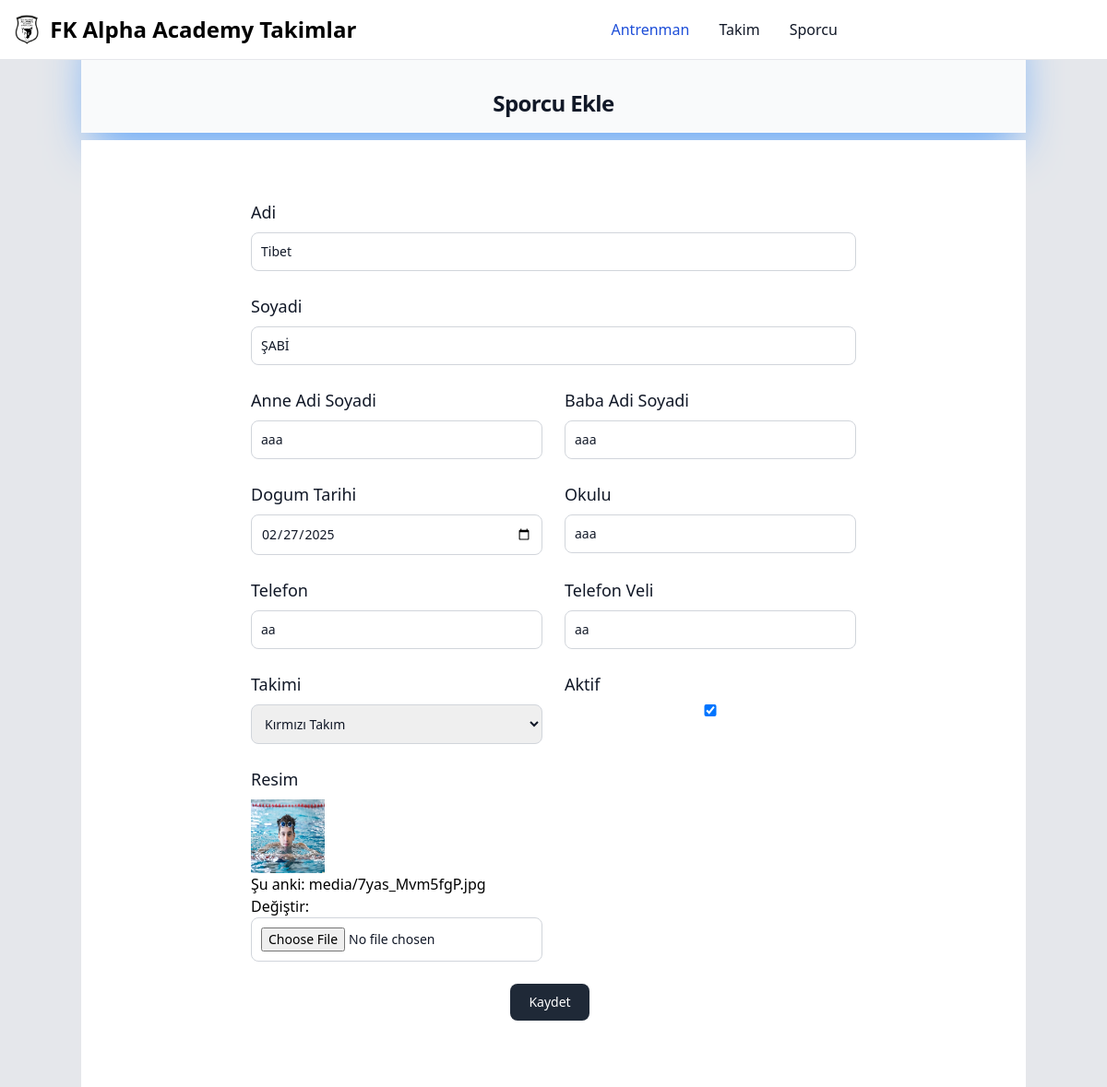
Before: /takim/sporcu_guncelle/5/ (signed in) with the older database file.
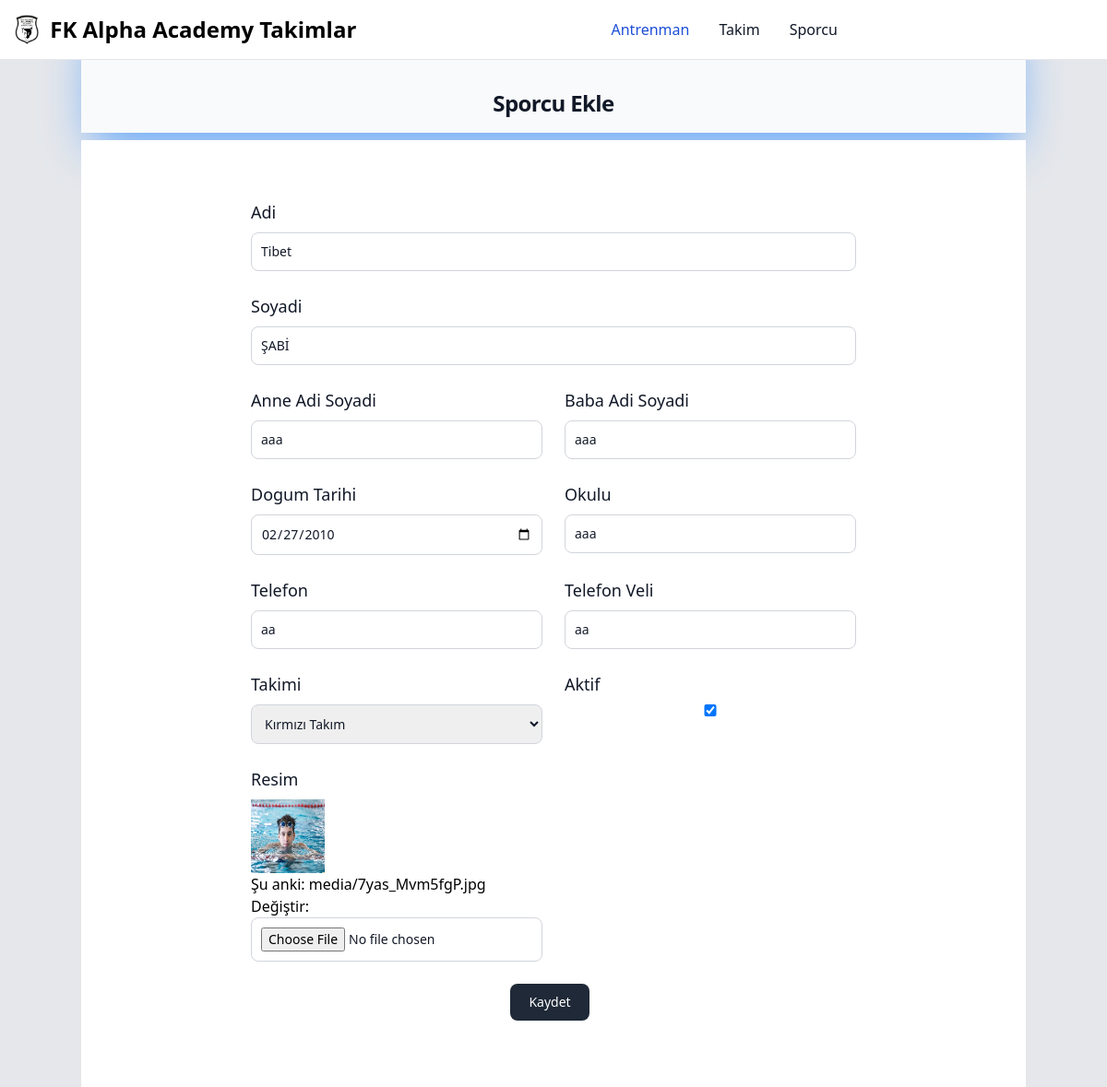
After: the same page with the newer database file.
### takim/models.py (models this page shows, shortened)
class Sporcu (models.Model):
    adi=models.CharField(max_length=30)
    soyadi=models.CharField(max_length=30)
    anne=models.CharField(max_length=30)
    baba=models.CharField(max_length=30)
    cinsiyet=models.CharField(max_length=30,choices=CINSIYET)
    dogum_tarihi=models.DateField()
    okulu=models.CharField(max_length=30)
    resim=models.ImageField(upload_to='media/')
    telefon=models.CharField(max_length=10)
    telefon_veli=models.CharField(max_length=10)
    aktif=models.BooleanField(default=True)
    takim=models.ForeignKey(Takim,on_delete=models.CASCADE)
    uuid=models.UUIDField(default=uuid.uuid4, editable=False, unique=True)

### takim/views.py (the view, shortened to what this page needs)
# urls.py: path('sporcu_guncelle/<int:id>/',sporcu_guncelle,name='sporcu_guncelle'),
@login_required
def sporcu_guncelle(request,id):
    sporcu = get_object_or_404(Sporcu, id = id)
    form = FormSporcu(instance = sporcu)
    return render(request, "sporcu_ekle.html", {'form':form,'sporcu':sporcu})

### takim/forms.py
class FormSporcu(forms.ModelForm):
   class Meta:
       model = Sporcu
       fields = '__all__'
       widgets = {
            'dogum_tarihi': forms.DateInput(format=('%Y-%m-%d'), attrs={'class':'form-control', 'placeholder':'Select Date','type': 'date'})
        }
   def __init__(self, *args, **kwargs):
        super(FormSporcu, self).__init__(*args, **kwargs)
        for visible in self.visible_fields():
            visible.field.widget.attrs['class'] = add_class

### takim/models.py (called while the page is built)
    def __str__(self):
        return self.adi

### takim/templates/sporcu_ekle.html (shortened to what this page needs)
{% extends "_base_takim.html" %}
{% block content %}
<div class=" mb-2 bg-gray-50 justify-center text-center pt-20 shadow-2xl shadow-blue-400">
    <h2 class="py-4 text-center  text-2xl tracking-tight font-bold text-gray-900 dark:text-white">Sporcu Ekle</h2>
</div>
<section class="bg-white dark:bg-gray-900">
    <div class="py-2 px-2 mx-auto max-w-2xl lg:py-16">
        <form method="post" enctype="multipart/form-data">
            <div class="grid gap-4 sm:grid-cols-2 sm:gap-6">
                <div class="sm:col-span-2">
                    <label for="name" class="block mb-2 text-lg font-medium text-gray-900 dark:text-white"> Adi</label>
                    {{ form.adi }}
                </div>
                <div class="sm:col-span-2">
                    <label for="name" class="block mb-2 text-lg font-medium text-gray-900 dark:text-white"> Soyadi</label>
                    {{ form.soyadi }}
                </div>
                <div class="w-full">
                    <label for="name" class="block mb-2 text-lg font-medium text-gray-900 dark:text-white">Anne Adi Soyadi</label>
                    {{form.anne }}
                </div>
                <div class="w-full">
                    <label for="name" class="block mb-2 text-lg font-medium text-gray-900 dark:text-white">Baba Adi Soyadi</label>
                    {{form.baba }}
                </div>
                <div class="w-full">
                    <label for="dogum_tarihi" class="block mb-2 text-lg font-medium text-gray-900 dark:text-white">Dogum Tarihi</label>
                    {{ form.dogum_tarihi}}
                </div>
                <div class="w-full">
                    <label for="name" class="block mb-2 text-lg font-medium text-gray-900 dark:text-white">Okulu</label>
                    {{form.okulu }}
                </div>
                <div class="w-full">
                    <label for="name" class="block mb-2 text-lg font-medium text-gray-900 dark:text-white">Telefon</label>
                    {{form.telefon }}
                </div>
                <div class="w-full">
                    <label for="name" class="block mb-2 text-lg font-medium text-gray-900 dark:text-white">Telefon Veli</label>
                    {{form.telefon_veli }}
                </div>
                <div class="w-full">
                    <label for="name" class="block mb-2 text-lg font-medium text-gray-900 dark:text-white">Takimi</label>
                    {{form.takim }}
                </div>
                <div class="w-full">
                    <label for="name" class="block mb-2 text-lg font-medium text-gray-900 dark:text-white">Aktif</label>
                    {{form.aktif }}
                </div>
                <div class="w-full    ">
                    <label for="name" class="block mb-2 text-lg font-medium
                     text-gray-900 dark:text-white">Resim</label>
                     <img class="h-20 w-20 " src="{{sporcu.resim.url}}" alt="">
                    {{ form.resim }}
                </div>
            </div>
            <div class="flex justify-center pt-6 ">
                <button type="submit" class="text-white bg-gray-800 hover:bg-gray-900 focus:outline-none focus:ring-4 focus:ring-gray-300 font-medium rounded-lg text-sm px-5 py-2.5 me-2 mb-2 dark:bg-gray-800 dark:hover:bg-gray-700 dark:focus:ring-gray-700 dark:border-gray-700">Kaydet</button>
            </div>
        </form>
    </div>
</section>
{% endblock content %}

Changed rows visible on the page:
changed Sporcu "Tibet": dogum_tarihi "02/27/2025" → "02/27/2010"
